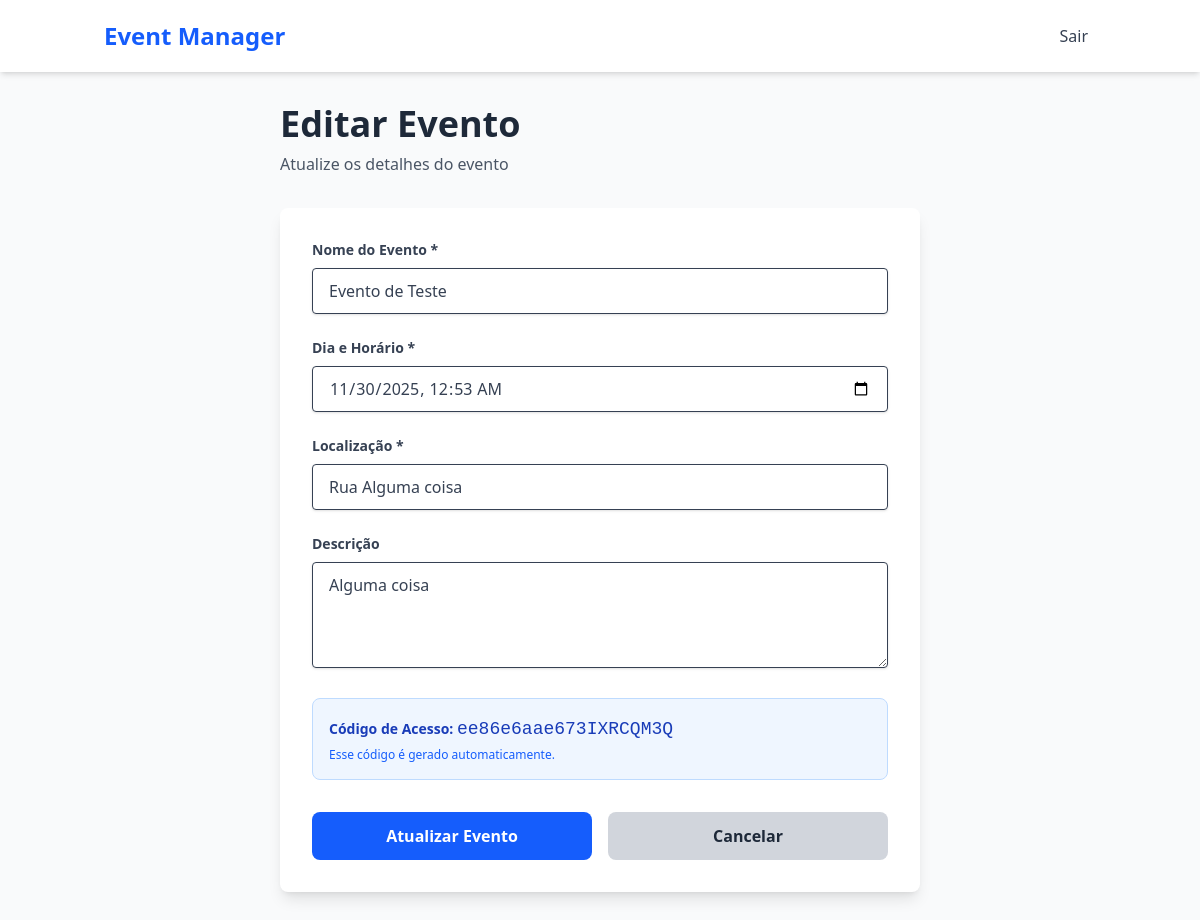
The app's page /evento/2/edit/ (signed in) with its own data.
### core/models.py (models this page shows, shortened)
class Event(models.Model):
  name = models.CharField(max_length=120)
  date = models.DateTimeField()
  location = models.CharField(max_length=250)
  description = models.TextField(blank=True)
  access_code = models.CharField(max_length=10, unique=True, editable=False)
  created_by = models.ForeignKey(User, on_delete=models.CASCADE)

### core/views.py (the view)
# urls.py: path('evento/<int:pk>/edit/', views.EventUpdateView.as_view(), name='event-update'),
class EventUpdateView(LoginRequiredMixin, UpdateView):
  model = Event
  template_name = 'event_form.html'
  fields = ['name', 'date', 'location', 'description']
  success_url = reverse_lazy('event-list')
  def get_queryset(self):
    return Event.objects.filter(created_by=self.request.user)

### core/templates/event_form.html (shortened to what this page needs)
{% extends 'base.html' %}
{% block content %}
<div class="container mx-auto px-4 py-8 max-w-2xl">
  <div class="mb-8">
    <h1 class="text-4xl font-bold text-gray-800 mb-2">
      {% if object %}Editar Evento{% else %}Criar Novo Evento{% endif %}
    </h1>
    <p class="text-gray-600">
      {% if object %}Atualize os detalhes do evento{% else %}Preencha os detalhes do evento{% endif %}
    </p>
  </div>
  <div class="bg-white rounded-lg shadow-lg p-8">
    <form method="post" class="space-y-6">
      <div>
        <label for="id_name" class="block text-gray-700 text-sm font-bold mb-2">
          Nome do Evento *
        </label>
        <input type="text" name="name" id="id_name" value="{{ form.name.value|default:'' }}"
          class="shadow appearance-none border rounded w-full py-3 px-4 text-gray-700 leading-tight focus:outline-none focus:ring-2 focus:ring-blue-500 focus:border-transparent"
          placeholder="ex: Confraternização da empresa" required>
      </div>
      <div>
        <label for="id_date" class="block text-gray-700 text-sm font-bold mb-2">
          Dia e Horário *
        </label>
        <input type="datetime-local" name="date" id="id_date" value="{{ form.date.value|date:'Y-m-d\TH:i' }}"
          class="shadow appearance-none border rounded w-full py-3 px-4 text-gray-700 leading-tight focus:outline-none focus:ring-2 focus:ring-blue-500 focus:border-transparent"
          required>
      </div>
      <div>
        <label for="id_location" class="block text-gray-700 text-sm font-bold mb-2">
          Localização *
        </label>
        <input type="text" name="location" id="id_location" value="{{ form.location.value|default:'' }}"
          class="shadow appearance-none border rounded w-full py-3 px-4 text-gray-700 leading-tight focus:outline-none focus:ring-2 focus:ring-blue-500 focus:border-transparent"
          placeholder="ex: Rua Nogueira Tapety, 138 - Noivos" required>
      </div>
      <div>
        <label for="id_description" class="block text-gray-700 text-sm font-bold mb-2">
          Descrição
        </label>
        <textarea name="description" id="id_description" rows="4"
          class="shadow appearance-none border rounded w-full py-3 px-4 text-gray-700 leading-tight focus:outline-none focus:ring-2 focus:ring-blue-500 focus:border-transparent"
          placeholder="Forneça detalhes sobre o evento...">{{ form.description.value|default:'' }}</textarea>
      </div>
      {% if object %}
      <div class="bg-blue-50 border border-blue-200 rounded-lg p-4">
        <p class="text-sm text-blue-800 mb-1">
          <strong>Código de Acesso:</strong> <span class="font-mono text-lg">{{ object.access_code }}</span>
        </p>
        <p class="text-xs text-blue-600">Esse código é gerado automaticamente.</p>
      </div>
      {% endif %}
      <div class="mt-8 flex flex-col md:flex-row gap-4">
        <button type="submit"
          class="flex-1 bg-blue-600 hover:bg-blue-700 text-white font-bold py-3 px-6 rounded-lg focus:outline-none focus:ring-2 focus:ring-blue-500 focus:ring-offset-2 transition duration-150 ease-in-out">
          {% if object %}Atualizar Evento{% else %}Criar Evento{% endif %}
        </button>
        <a href="{% url 'event-list' %}"
          class="flex-1 text-center bg-gray-300 hover:bg-gray-400 text-gray-800 font-bold py-3 px-6 rounded-lg transition duration-150 ease-in-out">
          Cancelar
        </a>
      </div>
    </form>
  </div>
</div>
{% endblock content %}

### records on screen
Event: name "Evento de Teste", location "Rua Alguma coisa", description "Alguma coisa", access_code "ee86e6aae673IXRCQM3Q"
